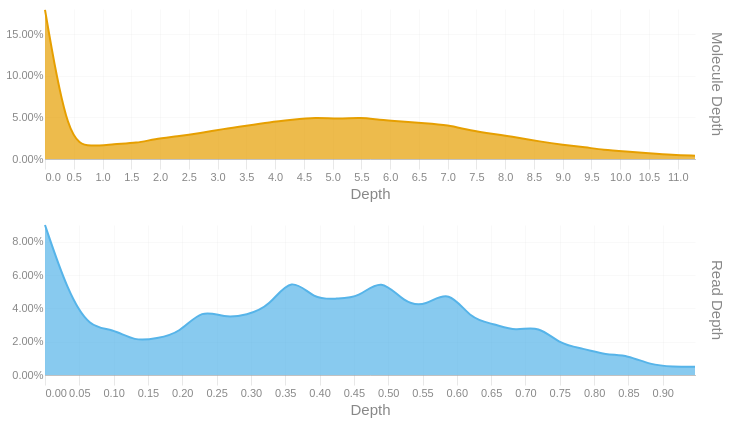

Write notebook code for a chart like this one.
### Code cell
readdep = depth_hist(tb['Read Depth'], q99, 3)
readdep = readdep.with_columns(pl.lit('Read Depth').alias('Metric'))
if not SKIPLR:
    moldep = depth_hist(tb['Molecule Depth'], mol_q99, 1)
    moldep = moldep.with_columns(pl.lit('Molecule Depth').alias('Metric'))
    _hist = pl.concat([readdep, moldep])
    _hist = _hist.filter(pl.col('Proportion') != 0)
    with SafeRender(_hist):
        (
            alt.Chart(_hist)        
            .mark_area(interpolate = "basis")
            .encode(
                x=alt.X('Bin:Q').scale(domainMin=0).axis(alt.Axis(title='Depth')),
                y = alt.Y('Proportion:Q', title = None).axis(format = '.2%'),
                color = alt.Color('Metric:N').legend(None),
                row = alt.Row("Metric:N").header(title = None, labelOrient = 'right'),
                tooltip = [
                    alt.Tooltip("Metric:N", title = "Metric"),
                    alt.Tooltip('Interval:N', title = "Depth Interval"),
                    alt.Tooltip('Proportion:Q', title = "% Alignments").format('.2%')
                ]
            )
            .resolve_scale(x='independent', y='independent')
            .properties(
                height = 150, width = 650,
                usermeta={'embedOptions': {'downloadFileName': f'{samplename}.depth.hist'}}
            )
        ).display()
else:
    readdep = readdep.filter(pl.col('Proportion') != 0)
    with SafeRender(readdep):
        (
            alt.Chart(readdep)        
            .mark_area(interpolate = "basis")
            .encode(
                x=alt.X('Bin:Q').scale(domainMin=0).axis(alt.Axis(title='Depth')),
                y = alt.Y('Proportion:Q', title = None).axis(format = '.2%'),
                tooltip = [
                    alt.Tooltip('Interval:N', title = "Depth Interval"),
                    alt.Tooltip('Proportion:Q', title = "% Alignments").format('.2%')
                ]
            )
            .properties(
                usermeta={'embedOptions': {'downloadFileName': f'{samplename}.depth.hist'}}
            )
        ).display()

### Figure 1 — Vega-Lite specification as saved in the notebook (floating-point values rounded to 4 significant figures)
{"width": 650, "height": 150, "config": {"title": {"anchor": "start", "dy": -15, "fontSize": 18, "color": "#888888", "subtitleColor": "#888888", "subtitleFontSize": 14}, "arc": {"fill": "#0072B2"}, "axis": {"domainColor": "#888888", "domainWidth": 0.5, "gridWidth": 0.2, "grid": false, "titleFontWeight": 400, "titleFontSize": 15, "labelFontSize": 11, "labelColor": "#888888", "tickColor": "#888888", "tickWidth": 0.2, "titleColor": "#888888"}, "axisBand": {"grid": false}, "axisX": {"grid": true, "tickSize": 10, "domainCap": "round"}, "axisY": {"domain": false, "grid": true, "tickSize": 0, "domainCap": "round"}, "background": "transparent", "header": {"labelFontSize": 15, "labelColor": "#888888", "titleFontSize": 15, "titleFontWeight": 600, "titleColor": "#888888"}, "legend": {"labelFont": "sans-serif", "labelFontSize": 12, "labelColor": "#888888", "symbolSize": 100, "symbolType": "circle", "titleFontSize": 12, "titlePadding": 10, "titleColor": "#888888", "title": null}, "range": {"category": ["#E69F00", "#56B4E9", "#009E73", "#F0E442", "#0072B2", "#D55E00", "#CC79A7", "#000000"], "diverging": ["#cfe8f3", "#a2d4ec", "#73bfe2", "#46abdb", "#1696d2", "#12719e"]}, "area": {"fill": "#0072B2", "fillOpacity": 0.7, "line": true, "strokeOpacity": 0.7}, "line": {"color": "#0072B2", "stroke": "#0072B2", "strokeWidth": 2}, "trail": {"color": "#0072B2", "stroke": "#0072B2", "strokeWidth": 0, "size": 1}, "point": {"filled": true, "fillOpacity": 1.0, "size": 95}, "text": {"color": "#888888", "fontSize": 11, "align": "right", "fontWeight": 400, "size": 11}, "bar": {"fill": "#0072B2", "stroke": null}, "view": {"stroke": null, "continuousWidth": 660, "continuousHeight": 400}}, "data": {"name": "data-b5582dde6f2f042d05e606aec2530f8c"}, "mark": {"type": "area", "interpolate": "basis"}, "encoding": {"color": {"field": "Metric", "legend": null, "type": "nominal"}, "row": {"field": "Metric", "header": {"title": null, "labelOrient": "right"}, "type": "nominal"}, "tooltip": [{"field": "Metric", "title": "Metric", "type": "nominal"}, {"field": "Interval", "title": "Depth Interval", "type": "nominal"}, {"field": "Proportion", "format": ".2%", "title": "% Alignments", "type": "quantitative"}], "x": {"axis": {"title": "Depth"}, "field": "Bin", "scale": {"domainMin": 0}, "type": "quantitative"}, "y": {"axis": {"format": ".2%"}, "field": "Proportion", "title": null, "type": "quantitative"}}, "resolve": {"scale": {"x": "independent", "y": "independent"}}, "usermeta": {"embedOptions": {"downloadFileName": "TF26LRJL0069_5B_10484332_23Y22YLT4_L7.depth.hist"}}, "$schema": "https://vega.github.io/schema/vega-lite/v6.4.1.json", "datasets": {"data-b5582dde6f2f042d05e606aec2530f8c": [{"Bin": 0.0, "Interval": "0.0-0.033", "Proportion": 0.09, "Metric": "Read Depth"}, {"Bin": 0.033, "Interval": "0.033-0.065", "Proportion": 0.05, "Metric": "Read Depth"}, {"Bin": 0.065, "Interval": "0.065-0.098", "Proportion": 0.028, "Metric": "Read Depth"}, {"Bin": 0.098, "Interval": "0.098-0.131", "Proportion": 0.028, "Metric": "Read Depth"}, {"Bin": 0.131, "Interval": "0.131-0.163", "Proportion": 0.02, "Metric": "Read Depth"}, {"Bin": 0.163, "Interval": "0.163-0.196", "Proportion": 0.022, "Metric": "Read Depth"}, {"Bin": 0.196, "Interval": "0.196-0.229", "Proportion": 0.025, "Metric": "Read Depth"}, {"Bin": 0.229, "Interval": "0.229-0.261", "Proportion": 0.04, "Metric": "Read Depth"}, {"Bin": 0.261, "Interval": "0.261-0.294", "Proportion": 0.034, "Metric": "Read Depth"}, {"Bin": 0.294, "Interval": "0.294-0.327", "Proportion": 0.036, "Metric": "Read Depth"}, {"Bin": 0.327, "Interval": "0.327-0.359", "Proportion": 0.041, "Metric": "Read Depth"}, {"Bin": 0.359, "Interval": "0.359-0.392", "Proportion": 0.06, "Metric": "Read Depth"}, {"Bin": 0.392, "Interval": "0.392-0.425", "Proportion": 0.045, "Metric": "Read Depth"}, {"Bin": 0.425, "Interval": "0.425-0.457", "Proportion": 0.046, "Metric": "Read Depth"}, {"Bin": 0.457, "Interval": "0.457-0.49", "Proportion": 0.046, "Metric": "Read Depth"}, {"Bin": 0.49, "Interval": "0.49-0.523", "Proportion": 0.059, "Metric": "Read Depth"}, {"Bin": 0.523, "Interval": "0.523-0.555", "Proportion": 0.043, "Metric": "Read Depth"}, {"Bin": 0.555, "Interval": "0.555-0.588", "Proportion": 0.041, "Metric": "Read Depth"}, {"Bin": 0.588, "Interval": "0.588-0.621", "Proportion": 0.052, "Metric": "Read Depth"}, {"Bin": 0.621, "Interval": "0.621-0.653", "Proportion": 0.033, "Metric": "Read Depth"}, {"Bin": 0.653, "Interval": "0.653-0.686", "Proportion": 0.031, "Metric": "Read Depth"}, {"Bin": 0.686, "Interval": "0.686-0.719", "Proportion": 0.026, "Metric": "Read Depth"}, {"Bin": 0.719, "Interval": "0.719-0.751", "Proportion": 0.03, "Metric": "Read Depth"}, {"Bin": 0.751, "Interval": "0.751-0.784", "Proportion": 0.018, "Metric": "Read Depth"}, {"Bin": 0.784, "Interval": "0.784-0.817", "Proportion": 0.016, "Metric": "Read Depth"}, {"Bin": 0.817, "Interval": "0.817-0.849", "Proportion": 0.012, "Metric": "Read Depth"}, {"Bin": 0.849, "Interval": "0.849-0.882", "Proportion": 0.012, "Metric": "Read Depth"}, {"Bin": 0.882, "Interval": "0.882-0.915", "Proportion": 0.006, "Metric": "Read Depth"}, {"Bin": 0.915, "Interval": "0.915-0.947", "Proportion": 0.005, "Metric": "Read Depth"}, {"Bin": 0.947, "Interval": "0.947-0.98", "Proportion": 0.005, "Metric": "Read Depth"}, {"Bin": 0.0, "Interval": "0.0-0.4", "Proportion": 0.179, "Metric": "Molecule Depth"}, {"Bin": 0.4, "Interval": "0.4-0.8", "Proportion": 0.019, "Metric": "Molecule Depth"}, {"Bin": 0.8, "Interval": "0.8-1.2", "Proportion": 0.015, "Metric": "Molecule Depth"}, {"Bin": 1.2, "Interval": "1.2-1.6", "Proportion": 0.018, "Metric": "Molecule Depth"}, {"Bin": 1.6, "Interval": "1.6-1.9", "Proportion": 0.019, "Metric": "Molecule Depth"}, {"Bin": 1.9, "Interval": "1.9-2.3", "Proportion": 0.024, "Metric": "Molecule Depth"}, {"Bin": 2.3, "Interval": "2.3-2.7", "Proportion": 0.027, "Metric": "Molecule Depth"}, {"Bin": 2.7, "Interval": "2.7-3.1", "Proportion": 0.031, "Metric": "Molecule Depth"}, {"Bin": 3.1, "Interval": "3.1-3.5", "Proportion": 0.036, "Metric": "Molecule Depth"}, {"Bin": 3.5, "Interval": "3.5-3.9", "Proportion": 0.04, "Metric": "Molecule Depth"}, {"Bin": 3.9, "Interval": "3.9-4.3", "Proportion": 0.044, "Metric": "Molecule Depth"}, {"Bin": 4.3, "Interval": "4.3-4.7", "Proportion": 0.047, "Metric": "Molecule Depth"}, {"Bin": 4.7, "Interval": "4.7-5.1", "Proportion": 0.05, "Metric": "Molecule Depth"}, {"Bin": 5.1, "Interval": "5.1-5.5", "Proportion": 0.048, "Metric": "Molecule Depth"}, {"Bin": 5.5, "Interval": "5.5-5.8", "Proportion": 0.05, "Metric": "Molecule Depth"}, {"Bin": 5.8, "Interval": "5.8-6.2", "Proportion": 0.047, "Metric": "Molecule Depth"}, {"Bin": 6.2, "Interval": "6.2-6.6", "Proportion": 0.045, "Metric": "Molecule Depth"}, {"Bin": 6.6, "Interval": "6.6-7.0", "Proportion": 0.043, "Metric": "Molecule Depth"}, {"Bin": 7.0, "Interval": "7.0-7.4", "Proportion": 0.041, "Metric": "Molecule Depth"}, {"Bin": 7.4, "Interval": "7.4-7.8", "Proportion": 0.034, "Metric": "Molecule Depth"}, {"Bin": 7.8, "Interval": "7.8-8.2", "Proportion": 0.03, "Metric": "Molecule Depth"}, {"Bin": 8.2, "Interval": "8.2-8.6", "Proportion": 0.026, "Metric": "Molecule Depth"}, {"Bin": 8.6, "Interval": "8.6-9.0", "Proportion": 0.021, "Metric": "Molecule Depth"}, {"Bin": 9.0, "Interval": "9.0-9.4", "Proportion": 0.017, "Metric": "Molecule Depth"}, {"Bin": 9.4, "Interval": "9.4-9.7", "Proportion": 0.014, "Metric": "Molecule Depth"}, {"Bin": 9.7, "Interval": "9.7-10.1", "Proportion": 0.011, "Metric": "Molecule Depth"}, {"Bin": 10.1, "Interval": "10.1-10.5", "Proportion": 0.009, "Metric": "Molecule Depth"}, {"Bin": 10.5, "Interval": "10.5-10.9", "Proportion": 0.007, "Metric": "Molecule Depth"}, {"Bin": 10.9, "Interval": "10.9-11.3", "Proportion": 0.005, "Metric": "Molecule Depth"}, {"Bin": 11.3, "Interval": "11.3-11.69", "Proportion": 0.004, "Metric": "Molecule Depth"}]}}
